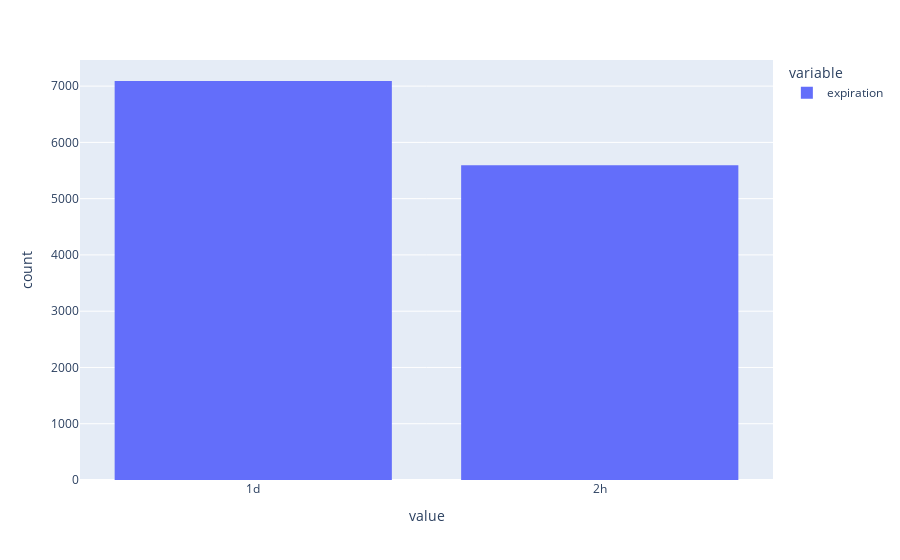

The notebook cell saved with this chart:
### Code cell
fig = px.histogram(data['expiration'])
fig.show()

### Figure 1 — Plotly figure (JSON) as saved in the notebook; plotly's stock layout.template omitted (floating-point values rounded to 4 significant figures; data arrays with more than 128 entries replaced by an {"elided": "..."} marker saying what was removed)
{"data": [{"alignmentgroup": "True", "bingroup": "x", "hovertemplate": "variable=expiration<br>value=%{x}<br>count=%{y}<extra></extra>", "legendgroup": "expiration", "marker": {"color": "#636efa", "pattern": {"shape": ""}}, "name": "expiration", "offsetgroup": "expiration", "orientation": "v", "showlegend": true, "type": "histogram", "x": {"elided": "12684 str values"}, "xaxis": "x", "yaxis": "y"}], "layout": {"barmode": "relative", "legend": {"title": {"text": "variable"}, "tracegroupgap": 0}, "margin": {"t": 60}, "xaxis": {"anchor": "y", "domain": [0, 1], "title": {"text": "value"}}, "yaxis": {"anchor": "x", "domain": [0, 1], "title": {"text": "count"}}}}
